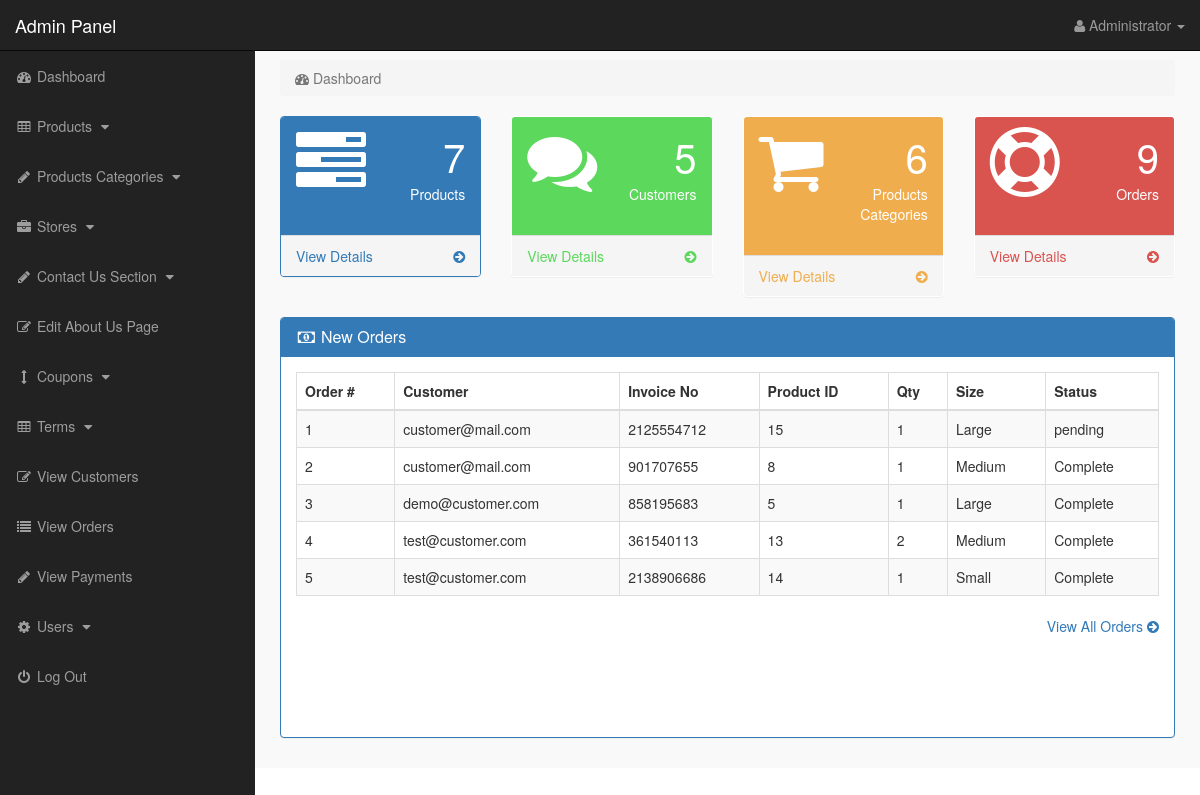
The page /admin_area/index.php?dashboard (signed in) on the database its author committed.
### tables this page shows
CREATE TABLE `pending_orders` (
  `order_id` int(10) NOT NULL,
  `customer_id` int(10) NOT NULL,
  `invoice_no` int(10) NOT NULL,
  `product_id` text NOT NULL,
  `qty` int(10) NOT NULL,
  `size` text NOT NULL,
  `order_status` text NOT NULL
);

CREATE TABLE `customers` (
  `customer_id` int(10) NOT NULL,
  `customer_name` varchar(255) NOT NULL,
  `customer_email` varchar(255) NOT NULL,
  `customer_pass` varchar(255) NOT NULL,
  `customer_country` text NOT NULL,
  `customer_city` text NOT NULL,
  `customer_contact` varchar(255) NOT NULL,
  `customer_address` text NOT NULL,
  `customer_image` text NOT NULL,
  `customer_ip` varchar(255) NOT NULL,
  `customer_confirm_code` text NOT NULL
);

### admin_area/dashboard.php (the view, shortened to what this page needs)
<?php
if(!isset($_SESSION['admin_email'])){
echo "<script>window.open('login.php','_self')</script>";
}
else {
?>
<div class="row">
<div class="col-lg-12">
<ol class="breadcrumb">
<li class="active">
<i class="fa fa-dashboard"></i> Dashboard
</li>
</ol>
</div>
</div>
<div class="row">
<div class="col-lg-3 col-md-6">
<div class="panel panel-primary">
<div class="panel-heading">
<div class="row">
<div class="col-xs-3">
<i class="fa fa-tasks fa-5x"> </i>
</div>
<div class="col-xs-9 text-right">
<div class="huge"> <?php echo $count_products; ?> </div>
<div>Products</div>
</div>
</div>
</div>
<a href="index.php?view_products">
<div class="panel-footer">
<span class="pull-left"> View Details </span>
<span class="pull-right"> <i class="fa fa-arrow-circle-right"></i> </span>
<div class="clearfix"></div>
</div>
</a>
</div>
</div>
<div class="col-lg-3 col-md-6">
<div class="panel panel-green">
<div class="panel-heading">
<div class="row">
<div class="col-xs-3">
<i class="fa fa-comments fa-5x"> </i>
</div>
<div class="col-xs-9 text-right">
<div class="huge"> <?php echo $count_customers; ?> </div>
<div>Customers</div>
</div>
</div>
</div>
<a href="index.php?view_customers">
<div class="panel-footer">
<span class="pull-left"> View Details </span>
<span class="pull-right"> <i class="fa fa-arrow-circle-right"></i> </span>
<div class="clearfix"></div>
</div>
</a>
</div>
</div>
<div class="col-lg-3 col-md-6">
<div class="panel panel-yellow">
<div class="panel-heading">
<div class="row">
<div class="col-xs-3">
<i class="fa fa-shopping-cart fa-5x"> </i>
</div>
<div class="col-xs-9 text-right">
<div class="huge"> <?php echo $count_p_categories; ?> </div>
<div>Products Categories</div>
</div>
</div>
</div>
<a href="index.php?view_p_cats">
<div class="panel-footer">
<span class="pull-left"> View Details </span>
<span class="pull-right"> <i class="fa fa-arrow-circle-right"></i> </span>
<div class="clearfix"></div>
</div>
</a>
</div>
</div>
<div class="col-lg-3 col-md-6">
<div class="panel panel-red">
<div class="panel-heading">
<div class="row">
<div class="col-xs-3">
<i class="fa fa-support fa-5x"> </i>
</div>
<div class="col-xs-9 text-right">
<div class="huge"> <?php echo $count_total_orders; ?> </div>
<div>Orders</div>
</div>
</div>
</div>
<a href="index.php?view_orders">
<div class="panel-footer">
<span class="pull-left"> View Details </span>
<span class="pull-right"> <i class="fa fa-arrow-circle-right"></i> </span>
<div class="clearfix"></div>
</div>
</a>
</div>
</div>
</div>
<div class="row" >
<div class="col-lg-12" >
<div class="panel panel-primary" >
<div class="panel-heading" >
<h3 class="panel-title" >
<i class="fa fa-money fa-fw" ></i> New Orders
</h3>
</div>
<div class="panel-body" >
<div class="table-responsive" >
<table class="table table-bordered table-hover table-striped" >
<thead>
<tr>
<th>Order #</th>
<th>Customer</th>
<th>Invoice No</th>
<th>Product ID</th>
<th>Qty</th>
<th>Size</th>
<th>Status</th>
</tr>
</thead>
<tbody>
<?php
$i = 0;
$get_order = "select * from pending_orders order by 1 DESC LIMIT 0,5";
$run_order = mysqli_query($con,$get_order);
while($row_order=mysqli_fetch_array($run_order)){
$c_id = $row_order['customer_id'];
$invoice_no = $row_order['invoice_no'];
$product_id = $row_order['product_id'];
$qty = $row_order['qty'];
$size = $row_order['size'];
$order_status = $row_order['order_status'];
$i++;
?>
<tr>
<td><?php echo $i; ?></td>
<td>
<?php
$get_customer = "select * from customers where customer_id='$c_id'";
$run_customer = mysqli_query($con,$get_customer);
$row_customer = mysqli_fetch_array($run_customer);
$customer_email = $row_customer['customer_email'];
echo $customer_email;
?>
</td>
<td><?php echo $invoice_no; ?></td>
<td><?php echo $product_id; ?></td>
<td><?php echo $qty; ?></td>
<td><?php echo $size; ?></td>
<td>
<?php
if($order_status=='pending'){
echo $order_status='pending';
}
else {
echo $order_status='Complete';
}
?>
</td>
</tr>
<?php } ?>
</tbody>
</table>
</div>
<div class="text-right" >
<a href="index.php?view_orders" >
View All Orders <i class="fa fa-arrow-circle-right" ></i>
</a>
</div>
</div>
</div>
</div>
</div>
<?php } ?>

### admin_area/includes/sidebar.php (shortened to what this page needs)
<?php
if(!isset($_SESSION['admin_email'])){
echo "<script>window.open('login.php','_self')</script>";
}
else {
?>
<nav class="navbar navbar-inverse navbar-fixed-top" >
<div class="navbar-header" >
<a class="navbar-brand" href="index.php?dashboard" >Admin Panel</a>
</div>
<ul class="nav navbar-right top-nav" >
<li class="dropdown" >
<a href="#" class="dropdown-toggle" data-toggle="dropdown" >
<i class="fa fa-user" ></i>
<?php echo $admin_name; ?> <b class="caret" ></b>
</a>
</li>
</ul>
<div class="collapse navbar-collapse navbar-ex1-collapse">
<ul class="nav navbar-nav side-nav">
<li>
<a href="index.php?dashboard">
<i class="fa fa-fw fa-dashboard"></i> Dashboard
</a>
</li>
<li>
<a href="#" data-toggle="collapse" data-target="#products">
<i class="fa fa-fw fa-table"></i> Products
<i class="fa fa-fw fa-caret-down"></i>
</a>
</li>
<li>
<a href="#" data-toggle="collapse" data-target="#p_cat">
<i class="fa fa-fw fa-pencil"></i> Products Categories
<i class="fa fa-fw fa-caret-down"></i>
</a>
</li>
<li>
<a href="#" data-toggle="collapse" data-target="#store">
<i class="fa fa-fw fa-briefcase"></i> Stores
<i class="fa fa-fw fa-caret-down"></i>
</a>
</li>
<li>
<a href="#" data-toggle="collapse" data-target="#contact_us">
<i class="fa fa-fw fa-pencil"> </i> Contact Us Section
<i class="fa fa-fw fa-caret-down"></i>
</a>
</li>
<li>
<a href="index.php?edit_about_us">
<i class="fa fa-fw fa-edit"></i> Edit About Us Page
</a>
</li>
<li>
<a href="#" data-toggle="collapse" data-target="#coupons">
<i class="fa fa-fw fa-arrows-v"></i> Coupons
<i class="fa fa-fw fa-caret-down"></i>
</a>
</li>
<li>
<a href="#" data-toggle="collapse" data-target="#terms" >
<i class="fa fa-fw fa-table"></i> Terms
<i class="fa fa-fw fa-caret-down"></i>
</a>
</li>
<li>
<a href="index.php?view_customers">
<i class="fa fa-fw fa-edit"></i> View Customers
</a>
</li>
<li>
<a href="index.php?view_orders">
<i class="fa fa-fw fa-list"></i> View Orders
</a>
</li>
<li>
<a href="index.php?view_payments">
<i class="fa fa-fw fa-pencil"></i> View Payments
</a>
</li>
<li>
<a href="#" data-toggle="collapse" data-target="#users">
<i class="fa fa-fw fa-gear"></i> Users
<i class="fa fa-fw fa-caret-down"></i>
</a>
</li>
<li>
<a href="logout.php">
<i class="fa fa-fw fa-power-off"></i> Log Out
</a>
</li>
</ul>
</div>
</nav>
<?php } ?>

### admin_area/css/style.css (style rules this page uses)
body { margin-top:100px; }
.text-right { padding-bottom: 10%; }
@media (min-width: 768px) { body { margin-top:50px; } }
.top-nav { padding:0 15px; }
.top-nav>li { display:inline-block; float:left; }
.top-nav>li>a { padding-top:15px; padding-bottom:15px; line-height:20px; color:#999; }
@media (min-width: 768px) { .side-nav { position:fixed; top:51px; width:255px; border-radius:0; overflow-y:auto; background-color: #222; bottom:0; overflow-x:hidden; padding-bottom:40px; } }
@media (min-width: 768px) { .side-nav>li>a { width:255px; } }
.huge { font-size:40px; line-height:normal; }
.panel-green > .panel-heading { color:#fff; background-color:#5cd85c; }
.panel-green > a { color:#5cd85c; }
.panel-red > .panel-heading { color:#fff; background-color:#d9534f; }
.panel-red > a { color:#d9534f; }
.panel-yellow > .panel-heading { color:#fff; background-color:#f0ad4e; }
.panel-yellow > a { color:#f0ad4e; }
.panel-body { border-radius:5px; }

### rows shown on the page
pending_orders: customer.customer_email "customer@mail.com", invoice_no "2125554712", product "15", qty "1", size "Large"
pending_orders: customer.customer_email "customer@mail.com", invoice_no "901707655", product "8", qty "1", size "Medium"
pending_orders: customer.customer_email "demo@customer.com", invoice_no "858195683", product "5", qty "1", size "Large"
pending_orders: customer.customer_email "test@customer.com", invoice_no "361540113", product "13", qty "2", size "Medium"
pending_orders: customer.customer_email "test@customer.com", invoice_no "2138906686", product "14", qty "1", size "Small"

### other values the page prints
$admin_name "Administrator"
$count_products "7"
$count_customers "5"
$count_p_categories "6"
$count_total_orders "9"
